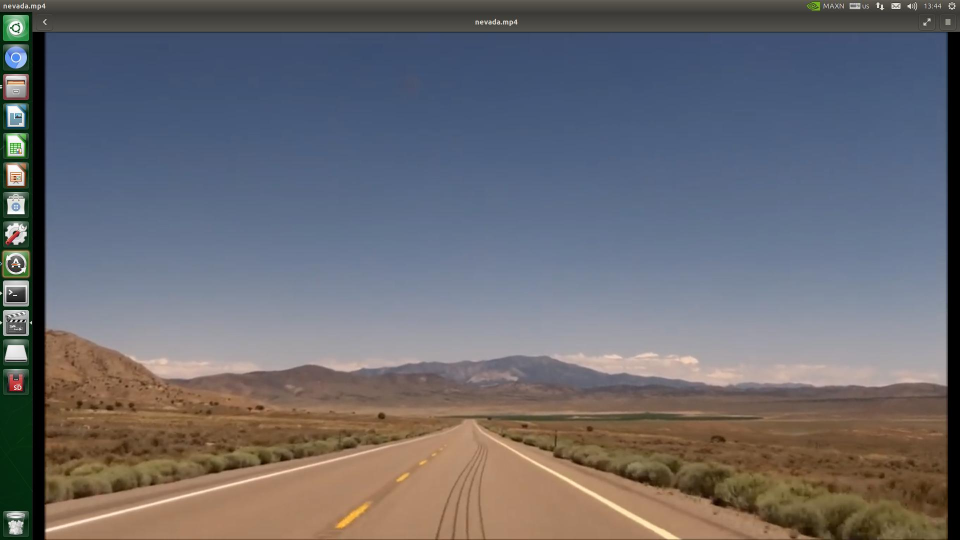
#> input picture Esker/test.jpg, 1920 x 1080 px (shown at 1/2 size)
$ python -i realroad.py   (imports and definitions only)   (Python 2 division)
#> lines starting #> are read from the running program, lines starting #| are printed output that depends on the picture; after the words box and inside, x2 and y2 are one past the last pixel; in counts of white or black regions, pixels touching at a corner belong together
# This Python file uses the following encoding: utf-8
#-*- coding: cp949 -*-
#-*- coding: utf-8 -*-
import matplotlib.pyplot as plt
import matplotlib.image as mpimg
import numpy as np
import cv2
import random
import os, sys
#%matplotlib inline

# [1 line not run here, left out]

fit_result, l_fit_result, r_fit_result, L_lane,R_lane = [], [], [], [], []

#Define the codec and create VideoWriter object
#fourcc = cv2.VideoWriter_fourcc(*'mp4v') # Be sure to use the lower case
#out = cv2.VideoWriter('output.mp4', fourcc, 20.0, ( 960, 540 ))

# [6 lines left out: function grayscale, not called in this run]

def canny(img, low_threshold, high_threshold):
    """Applies the Canny transform"""
    return cv2.Canny(img, low_threshold, high_threshold)

def gaussian_blur(img, kernel_size):
    """Applies a Gaussian Noise kernel"""
    return cv2.GaussianBlur(img, (kernel_size, kernel_size), 0)

def region_of_interest(img, vertices):
    """
    Applies an image mask.

    Only keeps the region of the image defined by the polygon
    formed from `vertices`. The rest of the image is set to black.
    """
    #defining a blank mask to start with
    mask = np.zeros_like(img)

    #defining a 3 channel or 1 channel color to fill the mask with depending on the input image
    if len(img.shape) > 2:
        channel_count = img.shape[2]  # i.e. 3 or 4 depending on your image
        ignore_mask_color = (255,) * channel_count
    else:
        ignore_mask_color = 255

    #filling pixels inside the polygon defined by "vertices" with the fill color
    cv2.fillPoly(mask, vertices, ignore_mask_color)

    #returning the image only where mask pixels are nonzero
    masked_image = cv2.bitwise_and(img, mask)
    return masked_image

# [20 lines left out: function draw_lines, not called in this run]

def draw_circle(img,lines, color=[0, 0, 255]):
    for line in lines:
        cv2.circle(img,(line[0],line[1]), 2, color, -1)

def hough_lines(img, rho, theta, threshold, min_line_len, max_line_gap):
    """
    `img` should be the output of a Canny transform.
    Returns an image with hough lines drawn.
    """
    lines = cv2.HoughLinesP(img, rho, theta, threshold, np.array([]), minLineLength=min_line_len, maxLineGap=max_line_gap)
    line_arr = np.zeros((img.shape[0], img.shape[1], 3), dtype=np.uint8)
    #draw_lines(line_arr, lines)
    return lines

# [13 lines left out: function weighted_img, not called in this run]

def Collect_points(lines):

    # reshape [:4] to [:2]
    interp = lines.reshape(lines.shape[0]*2,2)
    # interpolation & collecting points for RANSAC
    for line in lines:
        if np.abs(line[3]-line[1]) > 5:
            tmp = np.abs(line[3]-line[1])
            a = line[0] ; b = line[1] ; c = line[2] ; d = line[3]
            slope = (line[2]-line[0])/(line[3]-line[1])
            for m in range(0,tmp,5):
                if slope>0:
                    new_point = np.array([[int(a+m*slope),int(b+m)]])
                    interp = np.concatenate((interp,new_point),axis = 0)
                elif slope<0:
                    new_point = np.array([[int(a-m*slope),int(b-m)]])
                    interp = np.concatenate((interp,new_point),axis = 0)
    return interp

def get_random_samples(lines):
    one = random.choice(lines)
    two = random.choice(lines)
    if(two[0]==one[0]): # extract again if values are overlapped
        while two[0]==one[0]:
            two = random.choice(lines)
    one, two = one.reshape(1,2), two.reshape(1,2)
    three = np.concatenate((one,two),axis=1)
    three = three.squeeze()
    return three

def compute_model_parameter(line):
    # y = mx+n
    m = (line[3] - line[1])/(line[2] - line[0])
    n = line[1] - m*line[0]
    # ax+by+c = 0
    a, b, c = m, -1, n
    par = np.array([a,b,c])
    return par

def compute_distance(par, point):
    # distance between line & point

    return np.abs(par[0]*point[:,0]+par[1]*point[:,1]+par[2])/np.sqrt(par[0]**2+par[1]**2)

def model_verification(par, lines):
    # calculate distance
    distance = compute_distance(par,lines)
    # total sum of distance between random line and sample points
    sum_dist = distance.sum(axis=0)
    # average
    avg_dist = sum_dist/len(lines)

    return avg_dist

# [6 lines left out: function draw_extrapolate_line, not called in this run]

def get_fitline(img, f_lines):

    rows,cols = img.shape[:2]
    output = cv2.fitLine(f_lines,cv2.DIST_L2,0, 0.01, 0.01)
    vx, vy, x, y = output[0], output[1], output[2], output[3]
    x1, y1 = int(((img.shape[0]-1)-y)/vy*vx + x) , img.shape[0]-1
    x2, y2 = int(((img.shape[0]/2+100)-y)/vy*vx + x) , int(img.shape[0]/2+100)
    result = [x1,y1,x2,y2]

    return result

# [8 lines left out: function draw_fitline, not called in this run]

def erase_outliers(par, lines):
    # distance between best line and sample points
    distance = compute_distance(par,lines)

    #filtered_dist = distance[distance<15]
    filtered_lines = lines[distance<13,:]
    return filtered_lines

# [12 lines left out: function smoothing, not called in this run]

def ransac_line_fitting(img, lines, min=100):
    global fit_result, l_fit_result, r_fit_result
    best_line = np.array([0,0,0])
    if(len(lines)!=0):
        for i in range(30):
            sample = get_random_samples(lines)
            parameter = compute_model_parameter(sample)
            cost = model_verification(parameter, lines)
            if cost < min: # update best_line
                min = cost
                best_line = parameter
            if min < 3: break
        # erase outliers based on best line
        filtered_lines = erase_outliers(best_line, lines)
        fit_result = get_fitline(img, filtered_lines)
    else:
        if (fit_result[3]-fit_result[1])/(fit_result[2]-fit_result[0]) < 0:
            l_fit_result = fit_result
            return l_fit_result
        else:
            r_fit_result = fit_result
            return r_fit_result

    if (fit_result[3]-fit_result[1])/(fit_result[2]-fit_result[0]) < 0:
        l_fit_result = fit_result
        return l_fit_result
    else:
        r_fit_result = fit_result
        return r_fit_result

def detect_lanes_img(img):

    height, width = img.shape[:2]

    # Set ROI
    vertices = np.array([[(50,height),(width/2-45, height/2+60), (width/2+45, height/2+60), (width-50,height)]], dtype=np.int32)
    ROI_img = region_of_interest(img, vertices)

    # Convert to grayimage
    #g_img = grayscale(img)

    # Apply gaussian filter
    blur_img = gaussian_blur(ROI_img, 3)

    # Apply Canny edge transform
    canny_img = canny(blur_img, 70, 210)
    # to except contours of ROI image
    vertices2 = np.array([[(50,height),(width/2-45, height/2+60), (width/2+45, height/2+60), (width-50,height)]], dtype=np.int32)
    canny_img = region_of_interest(canny_img, vertices2)

    # Perform hough transform
    # Get first candidates for real lane lines
    line_arr = hough_lines(canny_img, 1, 1 * np.pi/180, 30, 10, 20)
    ##line_arr all zero. -> line_arr = line
    #draw_lines(img, line_arr, thickness=2)

    line_arr = np.squeeze(line_arr)
    # Get slope degree to separate 2 group (+ slope , - slope)
    slope_degree = (np.arctan2(line_arr[:,1] - line_arr[:,3], line_arr[:,0] - line_arr[:,2]) * 180) / np.pi

    # ignore horizontal slope lines
    line_arr = line_arr[np.abs(slope_degree)<160]
    slope_degree = slope_degree[np.abs(slope_degree)<160]
    # ignore vertical slope lines
    line_arr = line_arr[np.abs(slope_degree)>95]
    slope_degree = slope_degree[np.abs(slope_degree)>95]
    L_lines, R_lines = line_arr[(slope_degree>0),:], line_arr[(slope_degree<0),:]
    #print(line_arr.shape,'  ',L_lines.shape,'  ',R_lines.shape)

    # interpolation & collecting points for RANSAC
    L_interp = Collect_points(L_lines)
    R_interp = Collect_points(R_lines)

    draw_circle(img,L_interp,(255,255,0))
    draw_circle(img,R_interp,(0,255,255))

    # erase outliers based on best line
    left_fit_line = ransac_line_fitting(img, L_interp)
    right_fit_line = ransac_line_fitting(img, R_interp)


#### my own code ####
    location_left = (50,50)
    location_right = (50,100)
    location_left_slope = (50,150)
    location_right_slope = (50,200)
    location_steering = (50,250)
    font = cv2.FONT_ITALIC
    fontScale = 1


    #cv2.putText(img,'left:'+str(left_fit_line),location_left,font,fontScale, (255,255,0), 2)
    #cv2.putText(img,'right:'+str(right_fit_line),location_right,font,fontScale, (255,255,0), 2)

    cv2.putText(img,'less than 90: steering left, more than 90: steering right',location_right,font,fontScale, (0,0,255), 2)

    left_slope_degree = (np.arctan2(left_fit_line[1] - left_fit_line[3], left_fit_line[0] - left_fit_line[2]) * 180) / np.pi
    right_slope_degree = (np.arctan2(right_fit_line[1] - right_fit_line[3], right_fit_line[0] - right_fit_line[2]) * 180) / np.pi

    cv2.putText(img,'left slope:'+str(left_slope_degree),location_left_slope,font,fontScale, (255,255,0), 2)
    cv2.putText(img,'right slope:'+str(right_slope_degree),location_right_slope,font,fontScale, (255,255,0), 2)

    steering_slope = (np.arctan2(right_fit_line[1] - right_fit_line[3], (right_fit_line[0]+left_fit_line[0])/2 - (right_fit_line[2]+left_fit_line[2])/2) * 180) / np.pi
    cv2.putText(img,'steering:'+str(steering_slope),location_steering,font,fontScale, (255,255,0), 2)

#### my own code end ####

    # smoothing by using previous frames
    L_lane.append(left_fit_line), R_lane.append(right_fit_line)

    if len(L_lane) > 10:
        left_fit_line = smoothing(L_lane, 10)
    if len(R_lane) > 10:
        right_fit_line = smoothing(R_lane, 10)
    final = draw_fitline(img, left_fit_line, right_fit_line)

    return final

# [24 lines not run here, left out]

>>> import cv2
>>> picture = cv2.cvtColor(cv2.imread('../test.jpg'), cv2.COLOR_BGR2RGB)
>>> result = detect_lanes_img(picture)
#> in region_of_interest, `cv2.fillPoly(mask, vertices, ignore_mask_color)`:
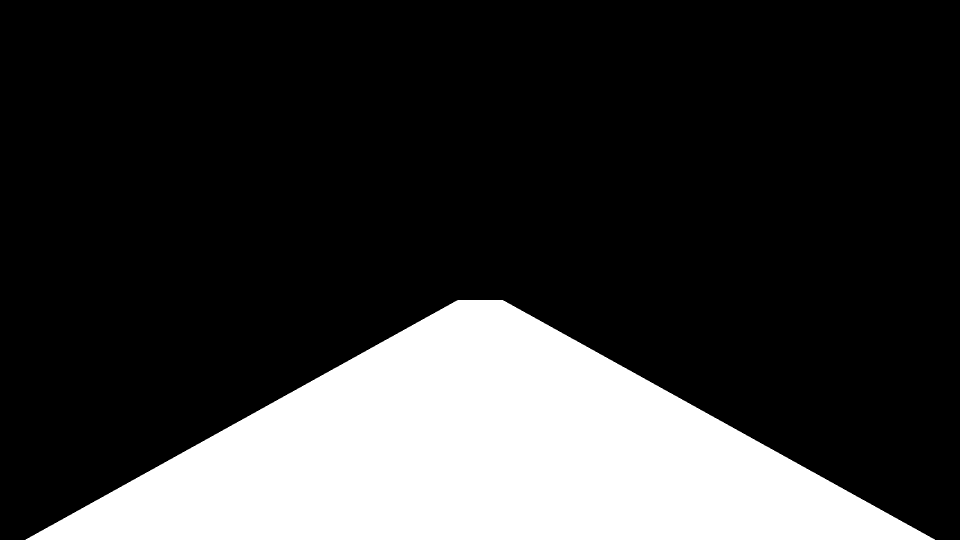
#> mask: shape (1080, 1920, 3) (shown at 1/2 size); 22.1% white; 1 white region, box (x1, y1, x2, y2) and area: (51, 600, 1870, 1080) 458785
#> in region_of_interest, `masked_image = cv2.bitwise_and(img, mask)`:
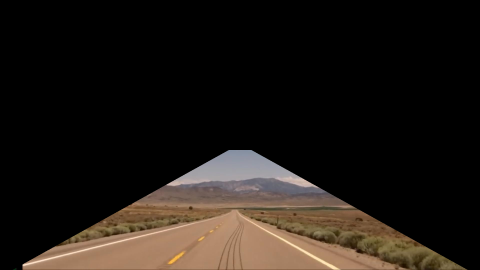
#> masked_image: shape (1080, 1920, 3) (shown at 1/4 size); mean R, G, B 31.9, 25.7, 20.5
#> in gaussian_blur, `return cv2.GaussianBlur(img, (kernel_size, kernel_size), 0)`:
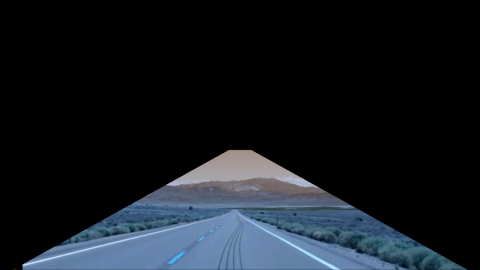
#> returned value: shape (1080, 1920, 3) (shown at 1/4 size); mean of channels 0, 1, 2 31.9, 25.8, 20.6; drawn as B, G, R
#> in canny, `return cv2.Canny(img, low_threshold, high_threshold)`:
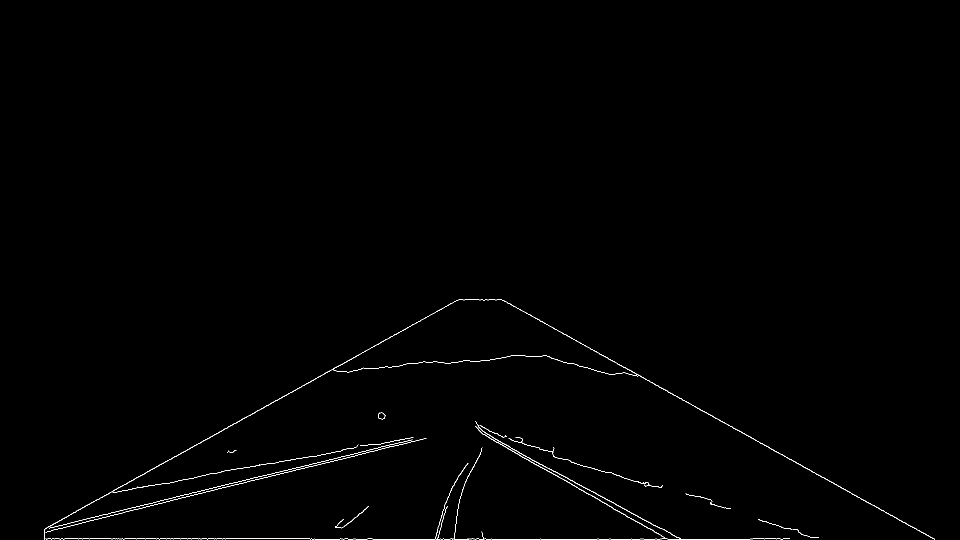
#> returned value: shape (1080, 1920) (shown at 1/2 size); 0.46% white in thin lines or dots, all inside (x1, y1, x2, y2) = (88, 599, 1870, 1080)
#> in region_of_interest (call 2), `masked_image = cv2.bitwise_and(img, mask)`:
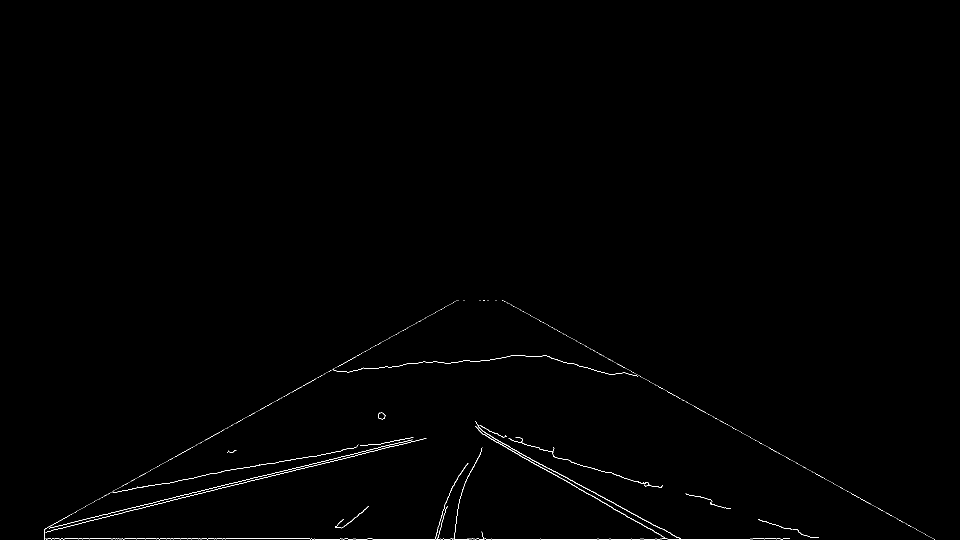
#> masked_image: shape (1080, 1920) (shown at 1/2 size); 0.39% white in thin lines or dots, all inside (x1, y1, x2, y2) = (88, 600, 1870, 1080)
#> in hough_lines, `lines = cv2.HoughLinesP(img, rho, theta, threshold, np.array([]), minL..`: lines = 71 rows, first 6: [620, 1078, 1504, 1078], [89, 1077, 629, 1077], [90, 1057, 915, 600], [89, 1064, 555, 948], [1005, 600, 1869, 1079], [89, 1059, 462, 966]
#> in detect_lanes_img, `line_arr = hough_lines(canny_img, 1, 1 * np.pi/180, 30, 10, 20)`: line_arr has the same summary as lines in hough_lines
#> in detect_lanes_img, `slope_degree = (np.arctan2(line_arr[:,1] - line_arr[:,3], line_arr[:,0..`: slope_degree = 71 values, max 180 at index 0, min -179.2 at index 53, mean -4.72
#> in detect_lanes_img, `line_arr = line_arr[np.abs(slope_degree)<160]`: line_arr = 23 rows, first 6: [90, 1057, 915, 600], [1005, 600, 1869, 1079], [1025, 898, 1274, 1031], [1079, 932, 1331, 1077], [340, 919, 760, 686], [964, 867, 1004, 889]
#> in detect_lanes_img, `slope_degree = slope_degree[np.abs(slope_degree)<160]`: slope_degree = 23 values, max 151 at index 0, min -152.5 at index 7, mean -21.49
#> in detect_lanes_img, `L_lines, R_lines = line_arr[(slope_degree>0),:], line_arr[(slope_degre..`: L_lines = [[90, 1057, 915, 600], [340, 919, 760, 686], [875, 1076, 892, 1015], [910, 1056, 919, 998], [870, 1077, 890, 1006], [684, 1055, 736, 1013], [925, 978, 963, 899], [898, 988, 925, 940], [890, 1008, 910, 963], [908, 1077, 920, 994], [929, 967, 941, 942]]; R_lines = [[1005, 600, 1869, 1079], [1025, 898, 1274, 1031], [1079, 932, 1331, 1077], [964, 867, 1004, 889], [1114, 951, 1333, 1077], [1057, 921, 1105, 946], [1046, 910, 1106, 942], [1140, 960, 1358, 1076], [959, 856, 999, 883], [962, 865, 1107, 949], [1004, 886, 1058, 915], [990, 878, 1035, 902]]
#> in Collect_points, `interp = lines.reshape(lines.shape[0]*2,2)`: interp = 22 rows, first 8: [90, 1057], [915, 600], [340, 919], [760, 686], [875, 1076], [892, 1015], [910, 1056], [919, 998]
#> the loop in Collect_points, `for line in lines:` made 11 passes
#> (tmp, a, b, c, d, slope) on passes 1 to 8: (457, 90, 1057, 915, 600, -2), (233, 340, 919, 760, 686, -2), (61, 875, 1076, 892, 1015, -1), (58, 910, 1056, 919, 998, -1), (71, 870, 1077, 890, 1006, -1), (42, 684, 1055, 736, 1013, -2), (79, 925, 978, 963, 899, -1), (48, 898, 988, 925, 940, -1)
#> after the loop in Collect_points, `for line in lines:`: interp = 267 pairs, first value 90 to 1000, second value 600 to 1077
#> in detect_lanes_img, `L_interp = Collect_points(L_lines)`: L_interp has the same summary as interp in Collect_points
#> in Collect_points (call 2), `interp = lines.reshape(lines.shape[0]*2,2)`: interp = 24 rows, first 8: [1005, 600], [1869, 1079], [1025, 898], [1274, 1031], [1079, 932], [1331, 1077], [964, 867], [1004, 889]
#> the loop in Collect_points (call 2), `for line in lines:` made 12 passes
#> (tmp, a, b, c, d) on passes 1 to 8: (479, 1005, 600, 1869, 1079), (133, 1025, 898, 1274, 1031), (145, 1079, 932, 1331, 1077), (22, 964, 867, 1004, 889), (126, 1114, 951, 1333, 1077), (25, 1057, 921, 1105, 946), (32, 1046, 910, 1106, 942), (116, 1140, 960, 1358, 1076)
#> in detect_lanes_img, `R_interp = Collect_points(R_lines)`: R_interp = 277 pairs, first value 959 to 1869, second value 600 to 1079
#> the loop in draw_circle, `for line in lines:` made 267 passes
#> call 2 of draw_circle, with lines = array of shape (277, 2), color = (0, 255, 255)
#> the loop in draw_circle (call 2), `for line in lines:` made 277 passes
#> after the loop in draw_circle (call 2), `for line in lines:`:
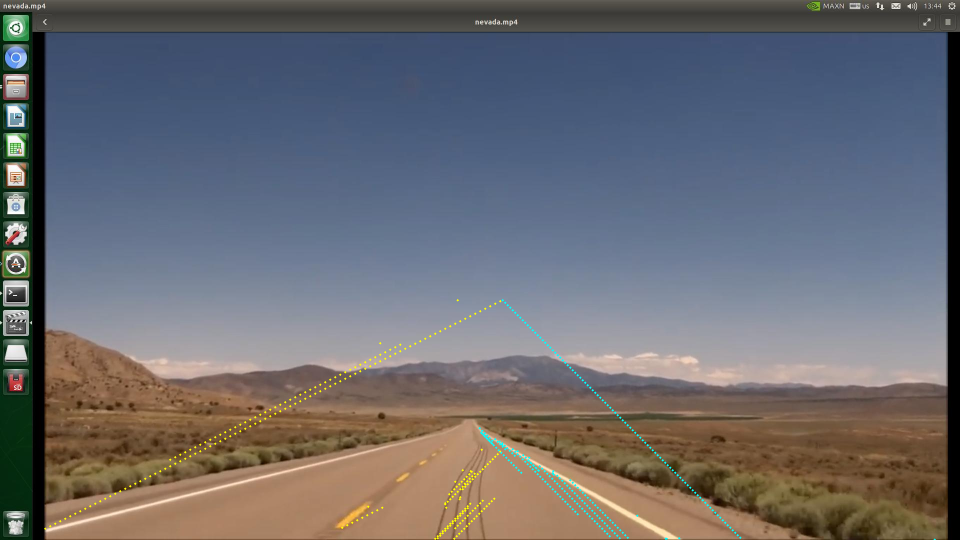
#> img: shape (1080, 1920, 3) (shown at 1/2 size); mean R, G, B 106.6, 106.6, 111.9
#> the loop in ransac_line_fitting, `for i in range(30):` made 30 passes
#> (sample, m in compute_model_parameter, n in compute_model_parameter, a in compute_model_parameter, c in compute_model_parameter, parameter, sum_dist in model_verification, avg_dist in model_verification) on passes 1 to 5: ([925, 1022, 950, 953], -3, 3797, -3, 3797, [-3, -1, 3797], 63774.6, 238.9), ([929, 967, 520, 829], 0, 967, 0, 967, [0, -1, 967], 29217, 109.4), ([988, 997, 923, 1062], -1, 1985, -1, 1985, [-1, -1, 1985], 67849, 254.1), ([744, 1025, 750, 714], -52, 39713, -52, 39713, [-52, -1, 39713], 55952.7, 209.6), ([930, 968, 955, 1011], 1, 38, 1, 38, [1, -1, 38], 41640.1, 156)
#> after the loop in ransac_line_fitting, `for i in range(30):`: best_line = [0, 0, 0]; min = 100
#> in erase_outliers, `filtered_lines = lines[distance<13,:]`: filtered_lines = empty array
#> (the run stopped early here; a loop or call above may not have finished)
